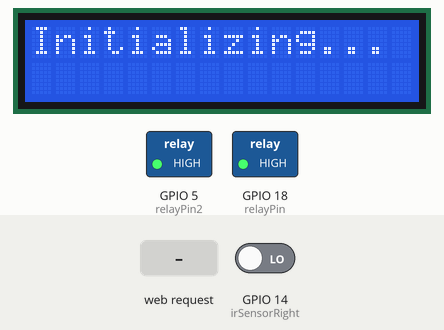
Recording of a program running on a simulated ESP32. Parts: 16×2 character LCD, switched loads named in the program (green lamp = pin HIGH). The test bench sets the inputs (shaded band); at power-on: GPIO 14 (irSensorRight) LOW. WiFi joins after 1.5 s; servers stay silent unless stated; what the program prints to the serial monitor is not drawn.

Above: at 0.1 s.
At 3.3 s:
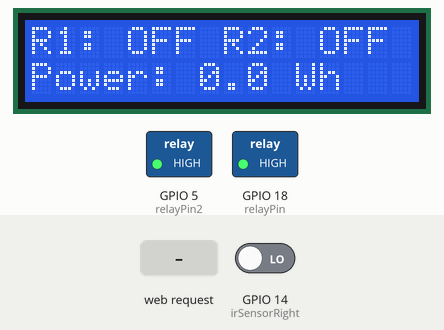
3.4 s: HTTP request GET /power received
4.9 s: HTTP request GET /object received
Timing chart, 0 to 7.9 s (numbered marks = the images above; inputs shaded):
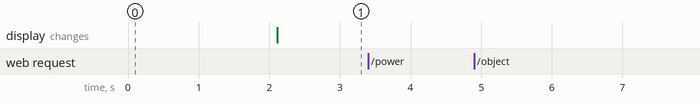

Measured:
- after the input at 3.4 s, every drawn part: stays the same
- after the input at 4.9 s, every drawn part: stays the same

The program:

main.cpp
```cpp
#include <WiFi.h>
#include <WebServer.h>
#include <Wire.h>
#include <LiquidCrystal_I2C.h>

void updateLCD();

// WiFi credentials
const char* ssid = "Gautam";
const char* password = "crawizzz";

// Define relay and ACS712 pin
const int relayPin = 18;       // First relay
const int relayPin2 = 5;       // Second relay
const int acsPin = 34;         // Pin connected to ACS712 analog output

// Define IR sensor pin
const int irSensorRight = 14;  // Right IR sensor

// Create a web server object
WebServer server(80);

// Constants for ACS712
const float sensitivity = 0.1; // 100mV/A for ACS712 20A version
const float vRef = 3.3;        // ESP32 ADC reference voltage
const int adcResolution = 4096; // 12-bit ADC resolution
const float zeroCurrentOffset = vRef / 2; // Midpoint for ACS712

// Power and energy tracking
float accumulatedEnergy = 0.0; // Energy in watt-minutes
unsigned long previousMillis = 0;
const unsigned long interval = 30000; // 30 seconds in milliseconds

// LCD Setup (I2C Address: 0x27, 16 columns, 2 rows)
LiquidCrystal_I2C lcd(0x27, 16, 2);

// HTML content for the webpage
const char* webpage = R"rawliteral(
<!DOCTYPE html>
<html>
<head>
    <title>Relay Control, Power Monitoring & Object Detection</title>
    <style>
        body { font-family: Arial, sans-serif; text-align: center; }
        button { padding: 15px 30px; margin: 10px; font-size: 20px; background-color : #a4764c; border-radius:2vh }
    </style>
</head>
<body>
    <h1>Relay Control, Power Monitoring & Object Detection</h1>
    <div>
        <h2>Relay 1</h2>
        <button onclick="sendRequest('relay1', 'ON')">Turn ON</button>
        <button onclick="sendRequest('relay1', 'OFF')">Turn OFF</button>
    </div>
    <div>
        <h2>Relay 2</h2>
        <button onclick="sendRequest('relay2', 'ON')">Turn ON</button>
        <button onclick="sendRequest('relay2', 'OFF')">Turn OFF</button>
    </div>
    <p id="power">Loading power data...</p>
    <p id="object">Object detection status...</p>

    <script>
        const sendRequest = (relay, action) =>
            fetch(/relay?relay=${relay}&state=${action})
                .then(res => res.text())
                .then(alert)
                .catch(console.error);

        const updatePower = () => {
            fetch('/power')
                .then(res => res.text())
                .then(data => document.getElementById('power').innerHTML = data)
                .catch(console.error);
        };

        const updateObject = () => {
            fetch('/object')
                .then(res => res.text())
                .then(data => document.getElementById('object').innerHTML = data)
                .catch(console.error);
        };

        setInterval(updatePower, 1000); // Refresh power data every second
        setInterval(updateObject, 1000); // Refresh object detection data every second
    </script>
</body>
</html>
)rawliteral";

// Function to handle the root URL
void handleRoot() {
    server.send(200, "text/html", webpage);
}

// Function to control the relays
void handleRelay() {
    String relay = server.arg("relay");
    String state = server.arg("state");

    if (relay == "relay1") {
        if (state == "ON") {
            digitalWrite(relayPin, LOW);  // Activate relay 1 (active LOW)
            Serial.println("Relay 1 turned ON via webpage");
        } else if (state == "OFF") {
            digitalWrite(relayPin, HIGH); // Deactivate relay 1
            Serial.println("Relay 1 turned OFF via webpage");
        } else {
            server.send(400, "text/plain", "Invalid request for relay 1");
        }
    } else if (relay == "relay2") {
        if (state == "ON") {
            digitalWrite(relayPin2, LOW);  // Activate relay 2 (active LOW)
            Serial.println("Relay 2 turned ON via webpage");
        } else if (state == "OFF") {
            digitalWrite(relayPin2, HIGH); // Deactivate relay 2
            Serial.println("Relay 2 turned OFF via webpage");
        } else {
            server.send(400, "text/plain", "Invalid request for relay 2");
        }
    } else {
        server.send(400, "text/plain", "Invalid relay");
    }
    updateLCD();
}

// Function to calculate power and energy consumption
void handlePower() {
    int adcValue = analogRead(acsPin); // Read raw ADC value
    float voltage = adcValue * (vRef / adcResolution); // Convert to voltage
    float current = (voltage - zeroCurrentOffset) / sensitivity; // Calculate current
    current = abs(current); // Get absolute value of current
    float power = current * 230.0; // Power in watts (P = IV, assuming 230V AC)

    // Accumulate energy consumption over time
    unsigned long currentMillis = millis();
    if (currentMillis - previousMillis >= interval) {
        accumulatedEnergy += (power * 0.5); // Convert 30-second power (W) to watt-minutes
        previousMillis = currentMillis;
    }

    String response = "Power: " + String(power, 2) + " W<br>Energy: " + String(accumulatedEnergy, 2) + " Wh";
    server.send(200, "text/html", response);
    Serial.print("Power: ");
    Serial.print(power);
    Serial.print(" W, Energy: ");
    Serial.print(accumulatedEnergy);
    Serial.println(" Wh");

    updateLCD();
}

// Function to handle object detection
void handleObjectDetection() {
    String status = digitalRead(irSensorRight) == LOW ? "BITCHES IN THE HOUSE LESSGO!!!" : "NO BITCHES HERE!!!";
    server.send(200, "text/html", status);
    Serial.print("Object Detection Status: ");
    Serial.println(status);
}

// Function to update LCD display
void updateLCD() {
    lcd.clear();
    lcd.setCursor(0, 0);
    lcd.print("R1: ");
    lcd.print(digitalRead(relayPin) == LOW ? "ON " : "OFF");
    lcd.print(" R2: ");
    lcd.print(digitalRead(relayPin2) == LOW ? "ON" : "OFF");
    lcd.setCursor(0, 1);
    lcd.print("Power: ");
    lcd.print(accumulatedEnergy, 1);
    lcd.print(" Wh");
}

void setup() {
    // Initialize serial communication
    Serial.begin(115200);
    Serial.println("Initializing ESP32...");

    // Set up relay pins
    pinMode(relayPin, OUTPUT);
    digitalWrite(relayPin, HIGH); // Start with relay 1 OFF
    pinMode(relayPin2, OUTPUT);
    digitalWrite(relayPin2, HIGH); // Start with relay 2 OFF

    // Set up IR sensor pin
    pinMode(irSensorRight, INPUT);

    // Initialize I2C LCD
    Wire.begin(22, 23); // SDA: GPIO 22, SCL: GPIO 23
    lcd.init();
    lcd.backlight();
    lcd.setCursor(0, 0);
    lcd.print("Initializing...");

    // Connect to WiFi
    WiFi.begin(ssid, password);
    Serial.print("Connecting to WiFi");
    while (WiFi.status() != WL_CONNECTED) {
        delay(1000);
        Serial.print(".");
    }
    Serial.println("\nConnected to WiFi!");

    // Print assigned IP address
    Serial.print("Web server accessible at: http://");
    Serial.println(WiFi.localIP());

    // Set up web server routes
    server.on("/", handleRoot);
    server.on("/relay", handleRelay);
    server.on("/power", handlePower);
    server.on("/object", handleObjectDetection);

    // Start the web server
    server.begin();
    Serial.println("Web server started");

    // Update LCD after initialization
    updateLCD();
}

void loop() {
    // Handle incoming client requests
    server.handleClient();
}
```
